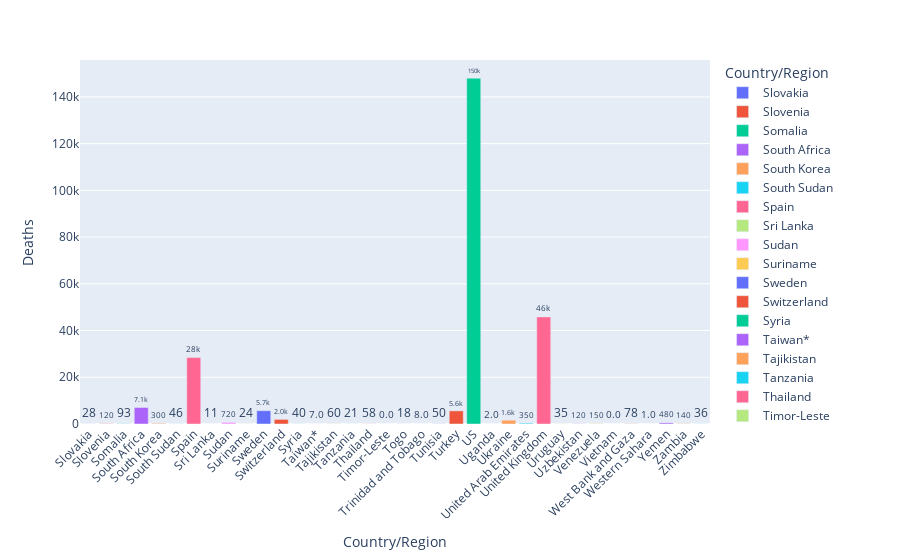

Notebook source saved alongside this figure:
### Markdown cell above
Deaths from next 50 countries

### Code cell
fig1 = px.bar(country_wise[151:], y='Deaths', x='Country/Region', text='Deaths', color='Country/Region')

# Put bar total value above bars with 2 values of precision
fig1.update_traces(texttemplate='%{text:.2s}', textposition='outside')

# Set fontsize and uniformtext_mode='hide' says to hide the text if it won't fit
fig1.update_layout(uniformtext_minsize=8)

# Rotate labels 45 degrees
fig1.update_layout(xaxis_tickangle=-45)

fig1

### Figure 1 — Plotly figure (JSON) as saved in the notebook; plotly's stock layout.template omitted (floating-point values rounded to 4 significant figures)
{"data": [{"alignmentgroup": "True", "hovertemplate": "Country/Region=%{x}<br>Deaths=%{text}<extra></extra>", "legendgroup": "Slovakia", "marker": {"color": "#636efa", "pattern": {"shape": ""}}, "name": "Slovakia", "offsetgroup": "Slovakia", "orientation": "v", "showlegend": true, "text": [28], "textposition": "outside", "texttemplate": "%{text:.2s}", "type": "bar", "x": ["Slovakia"], "xaxis": "x", "y": [28], "yaxis": "y"}, {"alignmentgroup": "True", "hovertemplate": "Country/Region=%{x}<br>Deaths=%{text}<extra></extra>", "legendgroup": "Slovenia", "marker": {"color": "#EF553B", "pattern": {"shape": ""}}, "name": "Slovenia", "offsetgroup": "Slovenia", "orientation": "v", "showlegend": true, "text": [116], "textposition": "outside", "texttemplate": "%{text:.2s}", "type": "bar", "x": ["Slovenia"], "xaxis": "x", "y": [116], "yaxis": "y"}, {"alignmentgroup": "True", "hovertemplate": "Country/Region=%{x}<br>Deaths=%{text}<extra></extra>", "legendgroup": "Somalia", "marker": {"color": "#00cc96", "pattern": {"shape": ""}}, "name": "Somalia", "offsetgroup": "Somalia", "orientation": "v", "showlegend": true, "text": [93], "textposition": "outside", "texttemplate": "%{text:.2s}", "type": "bar", "x": ["Somalia"], "xaxis": "x", "y": [93], "yaxis": "y"}, {"alignmentgroup": "True", "hovertemplate": "Country/Region=%{x}<br>Deaths=%{text}<extra></extra>", "legendgroup": "South Africa", "marker": {"color": "#ab63fa", "pattern": {"shape": ""}}, "name": "South Africa", "offsetgroup": "South Africa", "orientation": "v", "showlegend": true, "text": [7067], "textposition": "outside", "texttemplate": "%{text:.2s}", "type": "bar", "x": ["South Africa"], "xaxis": "x", "y": [7067], "yaxis": "y"}, {"alignmentgroup": "True", "hovertemplate": "Country/Region=%{x}<br>Deaths=%{text}<extra></extra>", "legendgroup": "South Korea", "marker": {"color": "#FFA15A", "pattern": {"shape": ""}}, "name": "South Korea", "offsetgroup": "South Korea", "orientation": "v", "showlegend": true, "text": [300], "textposition": "outside", "texttemplate": "%{text:.2s}", "type": "bar", "x": ["South Korea"], "xaxis": "x", "y": [300], "yaxis": "y"}, {"alignmentgroup": "True", "hovertemplate": "Country/Region=%{x}<br>Deaths=%{text}<extra></extra>", "legendgroup": "South Sudan", "marker": {"color": "#19d3f3", "pattern": {"shape": ""}}, "name": "South Sudan", "offsetgroup": "South Sudan", "orientation": "v", "showlegend": true, "text": [46], "textposition": "outside", "texttemplate": "%{text:.2s}", "type": "bar", "x": ["South Sudan"], "xaxis": "x", "y": [46], "yaxis": "y"}, {"alignmentgroup": "True", "hovertemplate": "Country/Region=%{x}<br>Deaths=%{text}<extra></extra>", "legendgroup": "Spain", "marker": {"color": "#FF6692", "pattern": {"shape": ""}}, "name": "Spain", "offsetgroup": "Spain", "orientation": "v", "showlegend": true, "text": [28432], "textposition": "outside", "texttemplate": "%{text:.2s}", "type": "bar", "x": ["Spain"], "xaxis": "x", "y": [28432], "yaxis": "y"}, {"alignmentgroup": "True", "hovertemplate": "Country/Region=%{x}<br>Deaths=%{text}<extra></extra>", "legendgroup": "Sri Lanka", "marker": {"color": "#B6E880", "pattern": {"shape": ""}}, "name": "Sri Lanka", "offsetgroup": "Sri Lanka", "orientation": "v", "showlegend": true, "text": [11], "textposition": "outside", "texttemplate": "%{text:.2s}", "type": "bar", "x": ["Sri Lanka"], "xaxis": "x", "y": [11], "yaxis": "y"}, {"alignmentgroup": "True", "hovertemplate": "Country/Region=%{x}<br>Deaths=%{text}<extra></extra>", "legendgroup": "Sudan", "marker": {"color": "#FF97FF", "pattern": {"shape": ""}}, "name": "Sudan", "offsetgroup": "Sudan", "orientation": "v", "showlegend": true, "text": [720], "textposition": "outside", "texttemplate": "%{text:.2s}", "type": "bar", "x": ["Sudan"], "xaxis": "x", "y": [720], "yaxis": "y"}, {"alignmentgroup": "True", "hovertemplate": "Country/Region=%{x}<br>Deaths=%{text}<extra></extra>", "legendgroup": "Suriname", "marker": {"color": "#FECB52", "pattern": {"shape": ""}}, "name": "Suriname", "offsetgroup": "Suriname", "orientation": "v", "showlegend": true, "text": [24], "textposition": "outside", "texttemplate": "%{text:.2s}", "type": "bar", "x": ["Suriname"], "xaxis": "x", "y": [24], "yaxis": "y"}, {"alignmentgroup": "True", "hovertemplate": "Country/Region=%{x}<br>Deaths=%{text}<extra></extra>", "legendgroup": "Sweden", "marker": {"color": "#636efa", "pattern": {"shape": ""}}, "name": "Sweden", "offsetgroup": "Sweden", "orientation": "v", "showlegend": true, "text": [5700], "textposition": "outside", "texttemplate": "%{text:.2s}", "type": "bar", "x": ["Sweden"], "xaxis": "x", "y": [5700], "yaxis": "y"}, {"alignmentgroup": "True", "hovertemplate": "Country/Region=%{x}<br>Deaths=%{text}<extra></extra>", "legendgroup": "Switzerland", "marker": {"color": "#EF553B", "pattern": {"shape": ""}}, "name": "Switzerland", "offsetgroup": "Switzerland", "orientation": "v", "showlegend": true, "text": [1978], "textposition": "outside", "texttemplate": "%{text:.2s}", "type": "bar", "x": ["Switzerland"], "xaxis": "x", "y": [1978], "yaxis": "y"}, {"alignmentgroup": "True", "hovertemplate": "Country/Region=%{x}<br>Deaths=%{text}<extra></extra>", "legendgroup": "Syria", "marker": {"color": "#00cc96", "pattern": {"shape": ""}}, "name": "Syria", "offsetgroup": "Syria", "orientation": "v", "showlegend": true, "text": [40], "textposition": "outside", "texttemplate": "%{text:.2s}", "type": "bar", "x": ["Syria"], "xaxis": "x", "y": [40], "yaxis": "y"}, {"alignmentgroup": "True", "hovertemplate": "Country/Region=%{x}<br>Deaths=%{text}<extra></extra>", "legendgroup": "Taiwan*", "marker": {"color": "#ab63fa", "pattern": {"shape": ""}}, "name": "Taiwan*", "offsetgroup": "Taiwan*", "orientation": "v", "showlegend": true, "text": [7], "textposition": "outside", "texttemplate": "%{text:.2s}", "type": "bar", "x": ["Taiwan*"], "xaxis": "x", "y": [7], "yaxis": "y"}, {"alignmentgroup": "True", "hovertemplate": "Country/Region=%{x}<br>Deaths=%{text}<extra></extra>", "legendgroup": "Tajikistan", "marker": {"color": "#FFA15A", "pattern": {"shape": ""}}, "name": "Tajikistan", "offsetgroup": "Tajikistan", "orientation": "v", "showlegend": true, "text": [60], "textposition": "outside", "texttemplate": "%{text:.2s}", "type": "bar", "x": ["Tajikistan"], "xaxis": "x", "y": [60], "yaxis": "y"}, {"alignmentgroup": "True", "hovertemplate": "Country/Region=%{x}<br>Deaths=%{text}<extra></extra>", "legendgroup": "Tanzania", "marker": {"color": "#19d3f3", "pattern": {"shape": ""}}, "name": "Tanzania", "offsetgroup": "Tanzania", "orientation": "v", "showlegend": true, "text": [21], "textposition": "outside", "texttemplate": "%{text:.2s}", "type": "bar", "x": ["Tanzania"], "xaxis": "x", "y": [21], "yaxis": "y"}, {"alignmentgroup": "True", "hovertemplate": "Country/Region=%{x}<br>Deaths=%{text}<extra></extra>", "legendgroup": "Thailand", "marker": {"color": "#FF6692", "pattern": {"shape": ""}}, "name": "Thailand", "offsetgroup": "Thailand", "orientation": "v", "showlegend": true, "text": [58], "textposition": "outside", "texttemplate": "%{text:.2s}", "type": "bar", "x": ["Thailand"], "xaxis": "x", "y": [58], "yaxis": "y"}, {"alignmentgroup": "True", "hovertemplate": "Country/Region=%{x}<br>Deaths=%{text}<extra></extra>", "legendgroup": "Timor-Leste", "marker": {"color": "#B6E880", "pattern": {"shape": ""}}, "name": "Timor-Leste", "offsetgroup": "Timor-Leste", "orientation": "v", "showlegend": true, "text": [0], "textposition": "outside", "texttemplate": "%{text:.2s}", "type": "bar", "x": ["Timor-Leste"], "xaxis": "x", "y": [0], "yaxis": "y"}, {"alignmentgroup": "True", "hovertemplate": "Country/Region=%{x}<br>Deaths=%{text}<extra></extra>", "legendgroup": "Togo", "marker": {"color": "#FF97FF", "pattern": {"shape": ""}}, "name": "Togo", "offsetgroup": "Togo", "orientation": "v", "showlegend": true, "text": [18], "textposition": "outside", "texttemplate": "%{text:.2s}", "type": "bar", "x": ["Togo"], "xaxis": "x", "y": [18], "yaxis": "y"}, {"alignmentgroup": "True", "hovertemplate": "Country/Region=%{x}<br>Deaths=%{text}<extra></extra>", "legendgroup": "Trinidad and Tobago", "marker": {"color": "#FECB52", "pattern": {"shape": ""}}, "name": "Trinidad and Tobago", "offsetgroup": "Trinidad and Tobago", "orientation": "v", "showlegend": true, "text": [8], "textposition": "outside", "texttemplate": "%{text:.2s}", "type": "bar", "x": ["Trinidad and Tobago"], "xaxis": "x", "y": [8], "yaxis": "y"}, {"alignmentgroup": "True", "hovertemplate": "Country/Region=%{x}<br>Deaths=%{text}<extra></extra>", "legendgroup": "Tunisia", "marker": {"color": "#636efa", "pattern": {"shape": ""}}, "name": "Tunisia", "offsetgroup": "Tunisia", "orientation": "v", "showlegend": true, "text": [50], "textposition": "outside", "texttemplate": "%{text:.2s}", "type": "bar", "x": ["Tunisia"], "xaxis": "x", "y": [50], "yaxis": "y"}, {"alignmentgroup": "True", "hovertemplate": "Country/Region=%{x}<br>Deaths=%{text}<extra></extra>", "legendgroup": "Turkey", "marker": {"color": "#EF553B", "pattern": {"shape": ""}}, "name": "Turkey", "offsetgroup": "Turkey", "orientation": "v", "showlegend": true, "text": [5630], "textposition": "outside", "texttemplate": "%{text:.2s}", "type": "bar", "x": ["Turkey"], "xaxis": "x", "y": [5630], "yaxis": "y"}, {"alignmentgroup": "True", "hovertemplate": "Country/Region=%{x}<br>Deaths=%{text}<extra></extra>", "legendgroup": "US", "marker": {"color": "#00cc96", "pattern": {"shape": ""}}, "name": "US", "offsetgroup": "US", "orientation": "v", "showlegend": true, "text": [148011], "textposition": "outside", "texttemplate": "%{text:.2s}", "type": "bar", "x": ["US"], "xaxis": "x", "y": [148011], "yaxis": "y"}, {"alignmentgroup": "True", "hovertemplate": "Country/Region=%{x}<br>Deaths=%{text}<extra></extra>", "legendgroup": "Uganda", "marker": {"color": "#ab63fa", "pattern": {"shape": ""}}, "name": "Uganda", "offsetgroup": "Uganda", "orientation": "v", "showlegend": true, "text": [2], "textposition": "outside", "texttemplate": "%{text:.2s}", "type": "bar", "x": ["Uganda"], "xaxis": "x", "y": [2], "yaxis": "y"}, {"alignmentgroup": "True", "hovertemplate": "Country/Region=%{x}<br>Deaths=%{text}<extra></extra>", "legendgroup": "Ukraine", "marker": {"color": "#FFA15A", "pattern": {"shape": ""}}, "name": "Ukraine", "offsetgroup": "Ukraine", "orientation": "v", "showlegend": true, "text": [1636], "textposition": "outside", "texttemplate": "%{text:.2s}", "type": "bar", "x": ["Ukraine"], "xaxis": "x", "y": [1636], "yaxis": "y"}, {"alignmentgroup": "True", "hovertemplate": "Country/Region=%{x}<br>Deaths=%{text}<extra></extra>", "legendgroup": "United Arab Emirates", "marker": {"color": "#19d3f3", "pattern": {"shape": ""}}, "name": "United Arab Emirates", "offsetgroup": "United Arab Emirates", "orientation": "v", "showlegend": true, "text": [345], "textposition": "outside", "texttemplate": "%{text:.2s}", "type": "bar", "x": ["United Arab Emirates"], "xaxis": "x", "y": [345], "yaxis": "y"}, {"alignmentgroup": "True", "hovertemplate": "Country/Region=%{x}<br>Deaths=%{text}<extra></extra>", "legendgroup": "United Kingdom", "marker": {"color": "#FF6692", "pattern": {"shape": ""}}, "name": "United Kingdom", "offsetgroup": "United Kingdom", "orientation": "v", "showlegend": true, "text": [45844], "textposition": "outside", "texttemplate": "%{text:.2s}", "type": "bar", "x": ["United Kingdom"], "xaxis": "x", "y": [45844], "yaxis": "y"}, {"alignmentgroup": "True", "hovertemplate": "Country/Region=%{x}<br>Deaths=%{text}<extra></extra>", "legendgroup": "Uruguay", "marker": {"color": "#B6E880", "pattern": {"shape": ""}}, "name": "Uruguay", "offsetgroup": "Uruguay", "orientation": "v", "showlegend": true, "text": [35], "textposition": "outside", "texttemplate": "%{text:.2s}", "type": "bar", "x": ["Uruguay"], "xaxis": "x", "y": [35], "yaxis": "y"}, {"alignmentgroup": "True", "hovertemplate": "Country/Region=%{x}<br>Deaths=%{text}<extra></extra>", "legendgroup": "Uzbekistan", "marker": {"color": "#FF97FF", "pattern": {"shape": ""}}, "name": "Uzbekistan", "offsetgroup": "Uzbekistan", "orientation": "v", "showlegend": true, "text": [121], "textposition": "outside", "texttemplate": "%{text:.2s}", "type": "bar", "x": ["Uzbekistan"], "xaxis": "x", "y": [121], "yaxis": "y"}, {"alignmentgroup": "True", "hovertemplate": "Country/Region=%{x}<br>Deaths=%{text}<extra></extra>", "legendgroup": "Venezuela", "marker": {"color": "#FECB52", "pattern": {"shape": ""}}, "name": "Venezuela", "offsetgroup": "Venezuela", "orientation": "v", "showlegend": true, "text": [146], "textposition": "outside", "texttemplate": "%{text:.2s}", "type": "bar", "x": ["Venezuela"], "xaxis": "x", "y": [146], "yaxis": "y"}, {"alignmentgroup": "True", "hovertemplate": "Country/Region=%{x}<br>Deaths=%{text}<extra></extra>", "legendgroup": "Vietnam", "marker": {"color": "#636efa", "pattern": {"shape": ""}}, "name": "Vietnam", "offsetgroup": "Vietnam", "orientation": "v", "showlegend": true, "text": [0], "textposition": "outside", "texttemplate": "%{text:.2s}", "type": "bar", "x": ["Vietnam"], "xaxis": "x", "y": [0], "yaxis": "y"}, {"alignmentgroup": "True", "hovertemplate": "Country/Region=%{x}<br>Deaths=%{text}<extra></extra>", "legendgroup": "West Bank and Gaza", "marker": {"color": "#EF553B", "pattern": {"shape": ""}}, "name": "West Bank and Gaza", "offsetgroup": "West Bank and Gaza", "orientation": "v", "showlegend": true, "text": [78], "textposition": "outside", "texttemplate": "%{text:.2s}", "type": "bar", "x": ["West Bank and Gaza"], "xaxis": "x", "y": [78], "yaxis": "y"}, {"alignmentgroup": "True", "hovertemplate": "Country/Region=%{x}<br>Deaths=%{text}<extra></extra>", "legendgroup": "Western Sahara", "marker": {"color": "#00cc96", "pattern": {"shape": ""}}, "name": "Western Sahara", "offsetgroup": "Western Sahara", "orientation": "v", "showlegend": true, "text": [1], "textposition": "outside", "texttemplate": "%{text:.2s}", "type": "bar", "x": ["Western Sahara"], "xaxis": "x", "y": [1], "yaxis": "y"}, {"alignmentgroup": "True", "hovertemplate": "Country/Region=%{x}<br>Deaths=%{text}<extra></extra>", "legendgroup": "Yemen", "marker": {"color": "#ab63fa", "pattern": {"shape": ""}}, "name": "Yemen", "offsetgroup": "Yemen", "orientation": "v", "showlegend": true, "text": [483], "textposition": "outside", "texttemplate": "%{text:.2s}", "type": "bar", "x": ["Yemen"], "xaxis": "x", "y": [483], "yaxis": "y"}, {"alignmentgroup": "True", "hovertemplate": "Country/Region=%{x}<br>Deaths=%{text}<extra></extra>", "legendgroup": "Zambia", "marker": {"color": "#FFA15A", "pattern": {"shape": ""}}, "name": "Zambia", "offsetgroup": "Zambia", "orientation": "v", "showlegend": true, "text": [140], "textposition": "outside", "texttemplate": "%{text:.2s}", "type": "bar", "x": ["Zambia"], "xaxis": "x", "y": [140], "yaxis": "y"}, {"alignmentgroup": "True", "hovertemplate": "Country/Region=%{x}<br>Deaths=%{text}<extra></extra>", "legendgroup": "Zimbabwe", "marker": {"color": "#19d3f3", "pattern": {"shape": ""}}, "name": "Zimbabwe", "offsetgroup": "Zimbabwe", "orientation": "v", "showlegend": true, "text": [36], "textposition": "outside", "texttemplate": "%{text:.2s}", "type": "bar", "x": ["Zimbabwe"], "xaxis": "x", "y": [36], "yaxis": "y"}], "layout": {"barmode": "relative", "legend": {"title": {"text": "Country/Region"}, "tracegroupgap": 0}, "margin": {"t": 60}, "uniformtext": {"minsize": 8}, "xaxis": {"anchor": "y", "categoryarray": ["Slovakia", "Slovenia", "Somalia", "South Africa", "South Korea", "South Sudan", "Spain", "Sri Lanka", "Sudan", "Suriname", "Sweden", "Switzerland", "Syria", "Taiwan*", "Tajikistan", "Tanzania", "Thailand", "Timor-Leste", "Togo", "Trinidad and Tobago", "Tunisia", "Turkey", "US", "Uganda", "Ukraine", "United Arab Emirates", "United Kingdom", "Uruguay", "Uzbekistan", "Venezuela", "Vietnam", "West Bank and Gaza", "Western Sahara", "Yemen", "Zambia", "Zimbabwe"], "categoryorder": "array", "domain": [0, 1], "tickangle": -45, "title": {"text": "Country/Region"}}, "yaxis": {"anchor": "x", "domain": [0, 1], "title": {"text": "Deaths"}}}}
